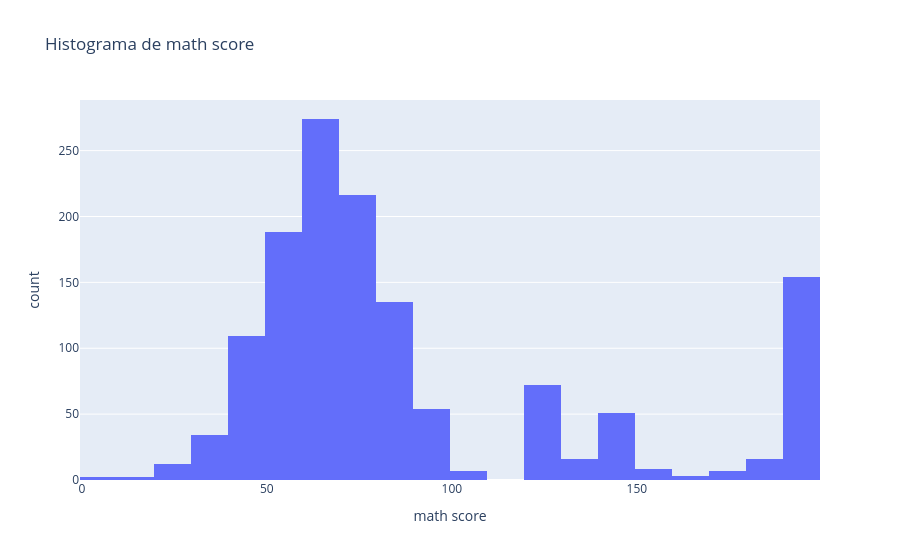
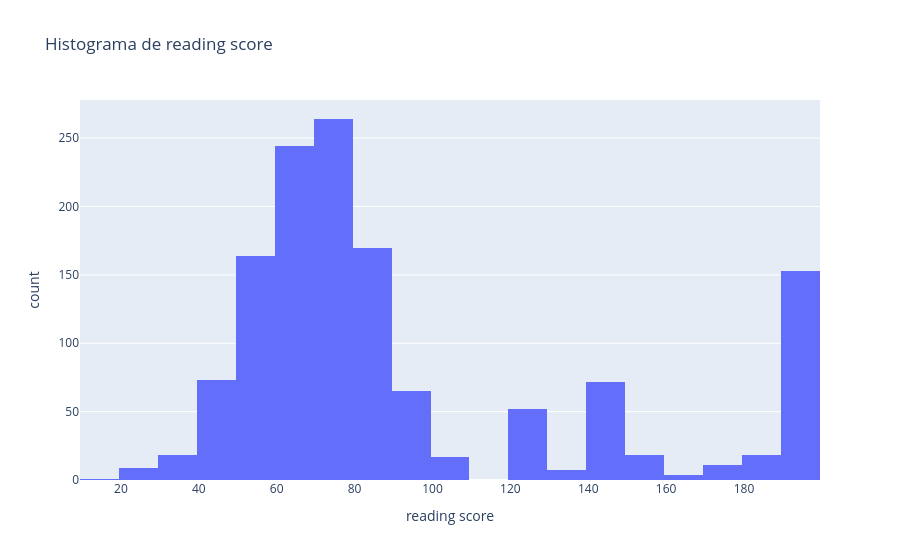
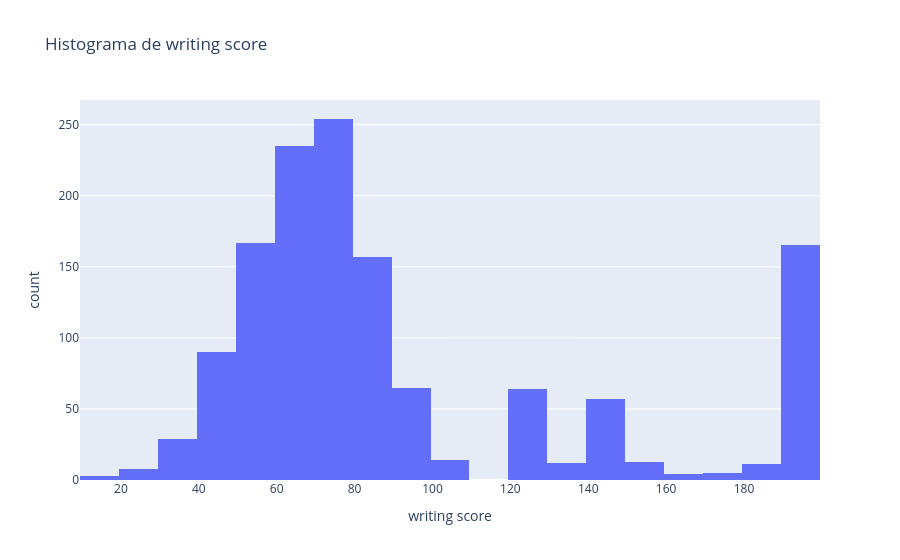

The code cell stored with these charts, in order, in its notebook:
### Code cell
analyze_df(df_grades)

### Figure 1 — Plotly figure (JSON) as saved in the notebook; plotly's stock layout.template omitted (floating-point values rounded to 4 significant figures; data arrays with more than 128 entries replaced by an {"elided": "..."} marker saying what was removed)
{"data": [{"bingroup": "x", "hovertemplate": "math score=%{x}<br>count=%{y}<extra></extra>", "legendgroup": "", "marker": {"color": "#636efa", "pattern": {"shape": ""}}, "name": "", "orientation": "v", "showlegend": false, "type": "histogram", "x": {"elided": "1400 mixed values"}, "xaxis": "x", "yaxis": "y"}], "layout": {"barmode": "relative", "legend": {"tracegroupgap": 0}, "title": {"text": "Histograma de math score"}, "xaxis": {"anchor": "y", "domain": [0, 1], "title": {"text": "math score"}}, "yaxis": {"anchor": "x", "domain": [0, 1], "title": {"text": "count"}}}}

### Figure 2 — Plotly figure (JSON) as saved in the notebook; plotly's stock layout.template omitted (floating-point values rounded to 4 significant figures; data arrays with more than 128 entries replaced by an {"elided": "..."} marker saying what was removed)
{"data": [{"bingroup": "x", "hovertemplate": "reading score=%{x}<br>count=%{y}<extra></extra>", "legendgroup": "", "marker": {"color": "#636efa", "pattern": {"shape": ""}}, "name": "", "orientation": "v", "showlegend": false, "type": "histogram", "x": {"elided": "1400 mixed values"}, "xaxis": "x", "yaxis": "y"}], "layout": {"barmode": "relative", "legend": {"tracegroupgap": 0}, "title": {"text": "Histograma de reading score"}, "xaxis": {"anchor": "y", "domain": [0, 1], "title": {"text": "reading score"}}, "yaxis": {"anchor": "x", "domain": [0, 1], "title": {"text": "count"}}}}

### Figure 3 — Plotly figure (JSON) as saved in the notebook; plotly's stock layout.template omitted (floating-point values rounded to 4 significant figures; data arrays with more than 128 entries replaced by an {"elided": "..."} marker saying what was removed)
{"data": [{"bingroup": "x", "hovertemplate": "writing score=%{x}<br>count=%{y}<extra></extra>", "legendgroup": "", "marker": {"color": "#636efa", "pattern": {"shape": ""}}, "name": "", "orientation": "v", "showlegend": false, "type": "histogram", "x": {"elided": "1400 mixed values"}, "xaxis": "x", "yaxis": "y"}], "layout": {"barmode": "relative", "legend": {"tracegroupgap": 0}, "title": {"text": "Histograma de writing score"}, "xaxis": {"anchor": "y", "domain": [0, 1], "title": {"text": "writing score"}}, "yaxis": {"anchor": "x", "domain": [0, 1], "title": {"text": "count"}}}}
